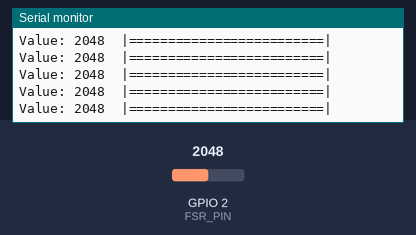
Simulated run of this sketch. Board: Seeed XIAO ESP32-C3. Parts: the last lines printed to the serial monitor. The inputs (shaded band) are chosen by the test bench; at power-on: GPIO 2 (FSR_PIN) = 2048 (analog values on the 0–4095 scale).

Above: at 1.2 s.
1.3 s: GPIO 2 (FSR_PIN) set to 2866
At 1.32 s:
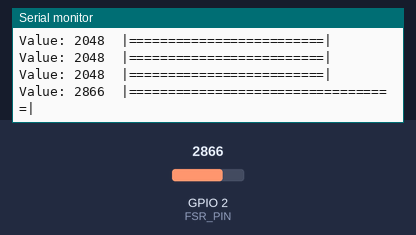
3.2 s: GPIO 2 (FSR_PIN) set to 3603
At 3.22 s:
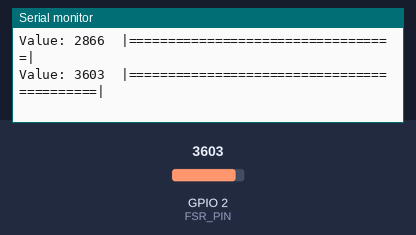
5.1 s: GPIO 2 (FSR_PIN) set to 4095
At 5.13 s:
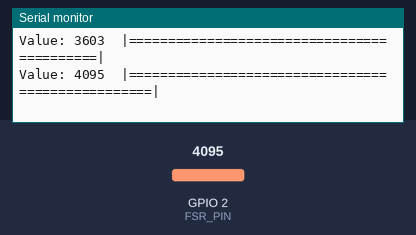
7.0 s: GPIO 2 (FSR_PIN) set to 2047
At 7.04 s:
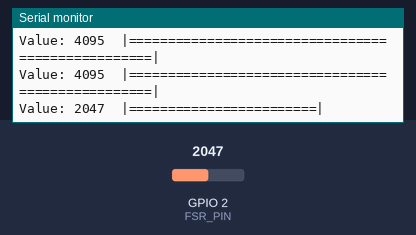
8.9 s: GPIO 2 (FSR_PIN) set to 1228
At 8.95 s:
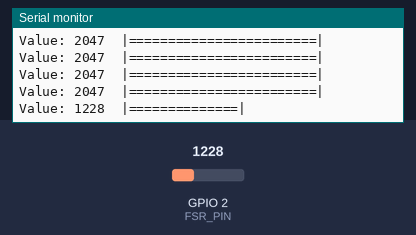
10.8 s: GPIO 2 (FSR_PIN) set to 491
At 10.86 s:
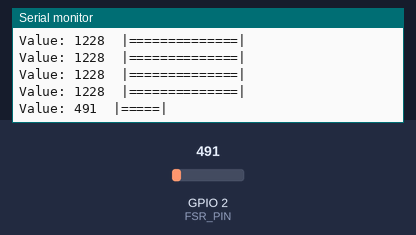

Measured:
- after the input at 1.3 s, the serial monitor: prints a new line at once (image 1)
- after the input at 3.2 s, the serial monitor: prints a new line at once (image 2)
- after the input at 5.1 s, the serial monitor: prints a new line at once (image 3)
- after the input at 7.0 s, the serial monitor: prints a new line at once (image 4)
- after the input at 8.9 s, the serial monitor: prints a new line after 0.05 s (image 5)
- after the input at 10.8 s, the serial monitor: prints a new line after 0.05 s (image 6)

The sketch:

fsr_test.ino
```cpp
/*
 * FSR Sensor Test
 *
 * Reads the Force Sensitive Resistor and prints values to Serial Monitor.
 * Use this to calibrate PRESSURE_MIN and PRESSURE_MAX values.
 *
 * Wiring (ESP32-C3):
 *   - FSR pin 1 -> 3.3V (or VIN rail)
 *   - FSR pin 2 -> GPIO 2 AND 10K resistor to GND
 *
 * Open Serial Monitor at 115200 baud to see values.
 */

#define FSR_PIN D0  // XIAO ESP32-C3 pin D0/A0

void setup() {
  Serial.begin(115200);
  Serial.println("FSR Test Starting...");
  Serial.println("Press the sensor and watch the values!");
  Serial.println("=====================================");

  // Configure ADC
  analogReadResolution(12);       // 0-4095 range
  analogSetAttenuation(ADC_11db); // Full 3.3V range
}

void loop() {
  int value = analogRead(FSR_PIN);

  // Visual bar graph
  int barLength = map(value, 0, 4095, 0, 50);
  Serial.print("Value: ");
  Serial.print(value);
  Serial.print("\t|");
  for (int i = 0; i < barLength; i++) {
    Serial.print("=");
  }
  Serial.println("|");

  delay(100);
}
```
